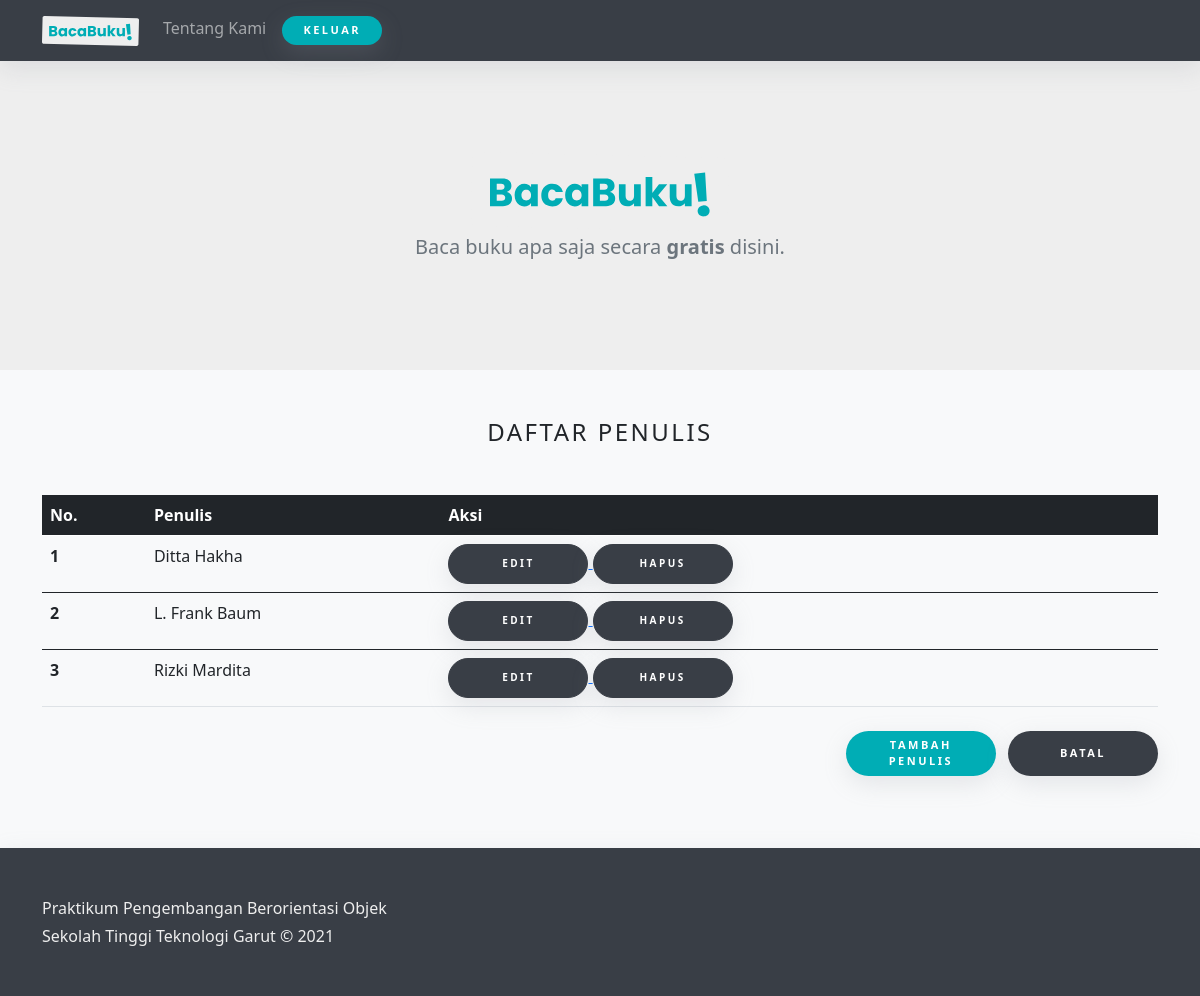
/admin/list_penulis.php (signed in), run on the app's committed database.
### tables this page shows
CREATE TABLE `penulis` (
  `id_penulis` int(3) NOT NULL,
  `penulis` varchar(255) NOT NULL
);

### koneksi.php (called while the page is built, shortened)
<?php
class Database
{
    function __construct()
    {
        $host   = "localhost";
        $username = "root";
        $password = "";
        $database = "db";
        $con = mysqli_connect($host, $username, $password, $database);
        $this->con = $con;
    }
    function tampil_data_penulis($query)
    {
        $data = mysqli_query($this->con, "SELECT * FROM penulis ORDER BY penulis ASC");
        while ($d = mysqli_fetch_array($data)) {
            $hasil[] = $d;
        }
        return $hasil;
    }
}

### admin/list_penulis.php (the view, shortened to what this page needs)
<?php
include '../koneksi.php';
$db = new database();
?>
<!DOCTYPE html>
<html lang="en">
<head>
    <link rel="stylesheet" href="../css/bootstrap.min.css">
    <link rel="stylesheet" href="../css/style.css">
    <link rel="stylesheet" href="../css/animate.min.css">
</head>
<body>
    <header>
        <nav class="navbar navbar-expand-lg navbar-dark fixed-top" style="background-color: #393E46;" id="navbar">
            <div class="container">
                <a class="navbar-brand" href="../index.php">
                    <img src="../img/logo.svg" alt="" height="30">
                </a>
                <div class="collapse navbar-collapse" id="navbarNav">
                    <ul class="navbar-nav ml-auto">
                        <li class="nav-item">
                            <a class="nav-link" href="../tentang.html">Tentang Kami</a>
                        </li>
                        <li class="nav-item">
                            <a class="nav-link" href="../admin/logout.php">
                            <button class="btn btn-primary" type="button" id="logout" style="height: auto; width:100px;">Keluar</button>
                            </a>
                        </li>
                    </ul>
                </div>
            </div>
        </nav>
    </header>
    <main>
        <div class="jumbotron">
            <section class="py-4 text-center container">
                <div class="row py-lg-5" id="head">
                    <div class="col-lg-6 col-md-8 mx-auto">
                        <img class="animate__animated animate__tada" src="../img/logo.svg" alt="" height="80">
                        <p class="lead text-muted">Baca buku apa saja secara <span style="font-weight: 600;">gratis</span> disini.</p>
                    </div>
                </div>
            </section>
        </div>
        <div class="album py-5 bg-light">
            <div class="container">
            <h4 class="text-center" style="text-transform: uppercase; letter-spacing: 2.5px;">Daftar Penulis</h4>
                <table class="table table-hover mt-5">
                    <thead class="table-dark">
                        <tr>
                            <th scope="col">No.</th>
                            <th scope="col">Penulis</th>
                            <th scope="col">Aksi</th>
                        </tr>
                    </thead>
                    <?php
                    $no = 1;
                    foreach ($db->tampil_data_penulis("SELECT * FROM penulis ORDER BY penulis ASC") as $data) {
                    ?>
                        <tbody>
                            <tr>
                                <th scope="row"><?php echo $no++; ?></th>
                                <td><?php echo $data['penulis']; ?></td>
                                    <td>
                                    <a href="../admin/edit_penulis.php?id_penulis=<?php echo $data['id_penulis']; ?>&aksi=edit_penulis">
                                        <button type="button" class="btn btn-sm btn-outline-secondary">Edit</button>
                                    </a>
                                    <a href="../proses.php?id_penulis=<?php echo $data['id_penulis']; ?>&aksi=hapus_penulis">
                                        <button type="button" class="btn btn-sm btn-outline-secondary">Hapus</button>
                                    </a>
                                </td>
                            </tr>
                        </tbody>
                    <?php
                    }
                    ?>
                </table>
                <div class="my-4 d-md-flex justify-content-md-end">
                    <form action="../admin/input_penulis.php" method="POST" enctype="multipart/form-data">
                        <button type="submit" class="btn btn-primary me-md-2">Tambah Penulis</button>
                        <a href="../admin/index.php">
                            <button class="btn btn-secondary" type="button">Batal</button>
                        </a>
                    </form>
                </div>
            </div>
        </div>
    </main>
    <footer class="text-muted py-5 shadow-sm mt-auto">
        <div class="container">
            <p class="mb-1">Praktikum Pengembangan Berorientasi Objek</p>
            <p class="mb-0">Sekolah Tinggi Teknologi Garut &copy; 2021</p>
        </div>
    </footer>
</body>
</html>

### css/style.css (style rules this page uses)
body { background-color: #f8f9fa !important; font-family: 'Segoe UI', Tahoma, Geneva, Verdana, sans-serif; }
img { -webkit-user-drag: none; -webkit-user-select: none; -moz-user-select: none; -webkit-user-drag: none; -webkit-user-select: none; -ms-user-select: none; }
.btn-primary { width: 150px; height: 45px; font-size: 11px; text-transform: uppercase; letter-spacing: 2.5px; font-weight: 600; color: #FFF; background-color: #00ADB5; border: none; border-radius: 45px; box-shadow: rgba(149, 157, 165, 0.2) 0px 8px 24px; transition: all 0.3s ease 0s; cursor: pointer; outline: none; }
.btn-secondary { width: 150px; height: 45px; font-size: 11px; text-transform: uppercase; letter-spacing: 2.5px; font-weight: 600; color: #FFF; background-color: #393E46; border: none; border-radius: 45px; box-shadow: rgba(149, 157, 165, 0.2) 0px 8px 24px; transition: all 0.3s ease 0s; cursor: pointer; outline: none; }
.btn-outline-secondary { width: 140px; height: 40px; font-size: 10px; text-transform: uppercase; letter-spacing: 2.5px; font-weight: 600; color: #fff; background-color: #393E46; border: none; border-radius: 45px; box-shadow: rgba(149, 157, 165, 0.2) 0px 8px 24px; transition: all 0.3s ease 0s; cursor: pointer; border: 1px solid; border-color: #393E46; }
#navbar { box-shadow: rgba(149, 157, 165, 0.2) 0px 8px 24px; }
#head { margin-top: 60px; }
.jumbotron { padding: 0; border-radius: 0; background-color: #EEE; }
.shadow-sm { box-shadow: rgba(149, 157, 165, 0.2) 0px 8px 24px !important; }
footer.text-muted { background-color: #393E46; color: #EEE !important; }
@media (min-width: 768px) { .jumbotron { padding: 20px !important; } }
@media (min-width: 576px) { .jumbotron { padding: 0; margin: 0; } }

### data on the page
penulis: penulis "Ditta Hakha"
penulis: penulis "L. Frank Baum"
penulis: penulis "Rizki Mardita"
